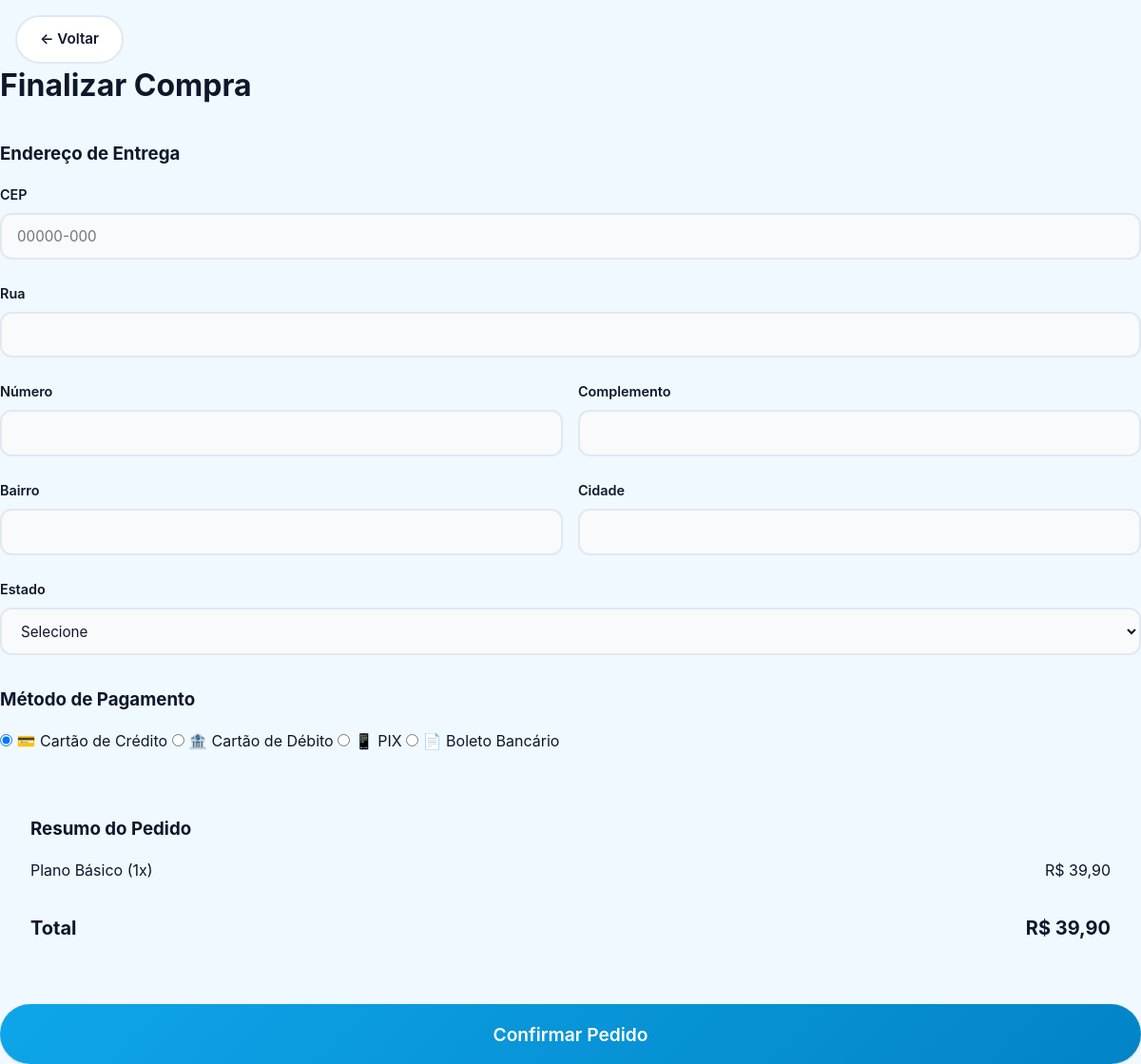
The page /checkout.php (signed in) on the database its author committed.
### tables this page shows
CREATE TABLE `carrinho` (
  `id` int(11) NOT NULL,
  `usuario_id` int(11) DEFAULT NULL,
  `produto_id` int(11) DEFAULT NULL,
  `quantidade` int(11) DEFAULT 1
);

CREATE TABLE `produto` (
  `id` int(11) NOT NULL,
  `nome` varchar(150) NOT NULL,
  `descricao` text DEFAULT NULL,
  `preco` decimal(10,2) NOT NULL,
  `quantidade` int(11) DEFAULT 0,
  `imagem` text DEFAULT NULL,
  `categoria_id` int(11) DEFAULT NULL,
  `criado_em` timestamp NOT NULL DEFAULT current_timestamp()
);

### php/functions.php (called while the page is built, shortened)
<?php
require_once 'config.php';
function getCarrinhoItens() {
    global $pdo;
    $stmt = $pdo->prepare("
        SELECT c.*, p.nome, p.preco, p.imagem, p.descricao
        FROM carrinho c
        JOIN produto p ON c.produto_id = p.id
        WHERE c.usuario_id = ?
    ");
    $stmt->execute([$_SESSION['usuario_id']]);
    return $stmt->fetchAll(PDO::FETCH_ASSOC);
}
?>

### checkout.php (the view, shortened to what this page needs)
<?php
require_once 'php/config.php';
require_once 'php/functions.php';
$itens = getCarrinhoItens();
$total = array_sum(array_map(function($item) {
    return $item['preco'] * $item['quantidade'];
}, $itens));
$stmt = $pdo->prepare("SELECT * FROM endereco WHERE usuario_id = ? AND principal = 1");
$stmt->execute([$_SESSION['usuario_id']]);
$endereco = $stmt->fetch(PDO::FETCH_ASSOC);
$tema = $_SESSION['tema'] ?? 'light';
?>
<!DOCTYPE html>
<html lang="pt-BR" data-theme="<?php echo $tema; ?>">
<head>
    <link rel="stylesheet" href="css/style.css">
</head>
<body>
    <a href="carrinho.php" class="back-btn" style="position: fixed; top: 1rem; left: 1rem; z-index: 100;">
        ← Voltar
    </a>
    <div class="checkout-container" style="margin-top: 4rem;">
        <h1 style="margin-bottom: 2rem; color: var(--gray-900);">Finalizar Compra</h1>
        <form action="php/processar_pedido.php" method="POST">
            <div style="margin-bottom: 2rem;">
                <h3 style="margin-bottom: 1rem;">Endereço de Entrega</h3>
                <?php if ($endereco): ?>
                    <div style="background: var(--gray-100); padding: 1.5rem; border-radius: var(--radius);">
                        <p><strong><?php echo htmlspecialchars($endereco['rua']); ?>, <?php echo htmlspecialchars($endereco['numero']); ?></strong></p>
                        <p><?php echo htmlspecialchars($endereco['complemento'] ?? ''); ?></p>
                        <p><?php echo htmlspecialchars($endereco['bairro']); ?> - <?php echo htmlspecialchars($endereco['cidade']); ?>/<?php echo htmlspecialchars($endereco['estado']); ?></p>
                        <p>CEP: <?php echo htmlspecialchars($endereco['cep']); ?></p>
                    </div>
                <?php else: ?>
                    <div class="form-group">
                        <label>CEP</label>
                        <input type="text" name="cep" required placeholder="00000-000">
                    </div>
                    <div class="form-group">
                        <label>Rua</label>
                        <input type="text" name="rua" required>
                    </div>
                    <div style="display: grid; grid-template-columns: 1fr 1fr; gap: 1rem;">
                        <div class="form-group">
                            <label>Número</label>
                            <input type="text" name="numero" required>
                        </div>
                        <div class="form-group">
                            <label>Complemento</label>
                            <input type="text" name="complemento">
                        </div>
                    </div>
                    <div style="display: grid; grid-template-columns: 1fr 1fr; gap: 1rem;">
                        <div class="form-group">
                            <label>Bairro</label>
                            <input type="text" name="bairro" required>
                        </div>
                        <div class="form-group">
                            <label>Cidade</label>
                            <input type="text" name="cidade" required>
                        </div>
                    </div>
                    <div class="form-group">
                        <label>Estado</label>
                        <select name="estado" required>
                            <option value="">Selecione</option>
                        </select>
                    </div>
                <?php endif; ?>
            </div>
            <div style="margin-bottom: 2rem;">
                <h3 style="margin-bottom: 1rem;">Método de Pagamento</h3>
                <div class="payment-methods">
                    <label class="payment-method">
                        <input type="radio" name="metodo_pagamento" value="cartao_credito" required>
                        <span>💳</span>
                        <span>Cartão de Crédito</span>
                    </label>
                    <label class="payment-method">
                        <input type="radio" name="metodo_pagamento" value="cartao_debito">
                        <span>🏦</span>
                        <span>Cartão de Débito</span>
                    </label>
                    <label class="payment-method">
                        <input type="radio" name="metodo_pagamento" value="pix">
                        <span>📱</span>
                        <span>PIX</span>
                    </label>
                    <label class="payment-method">
                        <input type="radio" name="metodo_pagamento" value="boleto">
                        <span>📄</span>
                        <span>Boleto Bancário</span>
                    </label>
                </div>
            </div>
            <div style="background: var(--gray-100); padding: 2rem; border-radius: var(--radius-lg); margin-bottom: 2rem;">
                <h3 style="margin-bottom: 1rem;">Resumo do Pedido</h3>
                <?php foreach ($itens as $item): ?>
                <div style="display: flex; justify-content: space-between; margin-bottom: 0.5rem;">
                    <span><?php echo htmlspecialchars($item['nome']); ?> (<?php echo (int) $item['quantidade']; ?>x)</span>
                    <span>R$ <?php echo number_format($item['preco'] * $item['quantidade'], 2, ',', '.'); ?></span>
                </div>
                <?php endforeach; ?>
                <div style="border-top: 2px solid var(--gray-300); margin-top: 1rem; padding-top: 1rem; display: flex; justify-content: space-between; font-size: 1.25rem; font-weight: 700;">
                    <span>Total</span>
                    <span>R$ <?php echo number_format($total, 2, ',', '.'); ?></span>
                </div>
            </div>
            <button type="submit" class="btn-plano" style="font-size: 1.2rem; padding: 1.2rem;">
                Confirmar Pedido
            </button>
        </form>
    </div>
</body>
</html>

### css/style.css (style rules this page uses)
:root { --primary: #0ea5e9; --primary-light: #38bdf8; --primary-dark: #0284c7; --secondary: #06b6d4; --accent: #22d3ee; --success: #10b981; --success-light: #d1fae5; --warning: #f59e0b; --warning-light: #fef3c7; --danger: #ef4444; --danger-light: #fee2e2; --info: #3b82f6; --info-light: #dbeafe; --bg-primary: #f0f9ff; --bg-secondary: #ffffff; --bg-tertiary: #f8fafc; --bg-hover: #e0f2fe; --text-primary: #0f172a; --text-secondary: #334155; --text-tertiary: #64748b; --text-muted: #94a3b8; --border-color: #e2e8f0; --border-light: #f1f5f9; --shadow-sm: 0 1px 2px rgba(0, 0, 0, 0.05); --shadow: 0 1px 3px rgba(0, 0, 0, 0.1), 0 1px 2px rgba(0, 0, 0, 0.06); --shadow-md: 0 4px 6px rgba(0, 0, 0, 0.07), 0 2px 4px rgba(0, 0, 0, 0.06); --shadow-lg: 0 10px 15px rgba(0, 0, 0, 0.1), 0 4px 6px rgba(0, 0, 0, 0.05); --shadow-xl: 0 20px 25px rgba(0, 0, 0, 0.1), 0 10px 10px rgba(0, 0, 0, 0.04); --radius-sm: 8px; --radius: 12px; --radius-lg: 16px; --radius-xl: 24px; --radius-full: 9999px; --transition: all 0.3s cubic-bezier(0.4, 0, 0.2, 1); --transition-fast: all 0.15s ease; --transition-slow: all 0.5s cubic-bezier(0.4, 0, 0.2, 1); }
* { margin: 0; padding: 0; box-sizing: border-box; }
html { scroll-behavior: smooth; }
body { font-family: 'Inter', -apple-system, BlinkMacSystemFont, 'Segoe UI', sans-serif; background: var(--bg-primary); color: var(--text-primary); line-height: 1.6; overflow-x: hidden; transition: background 0.3s ease, color 0.3s ease; min-height: 100vh; }
a { color: inherit; text-decoration: none; }
button { cursor: pointer; font-family: inherit; }
.back-btn { display: inline-flex; align-items: center; gap: 0.5rem; padding: 0.7rem 1.5rem; background: var(--bg-secondary); border: 2px solid var(--border-color); border-radius: var(--radius-full); color: var(--text-primary); font-weight: 600; cursor: pointer; transition: var(--transition); text-decoration: none; font-size: 0.95rem; }
.btn-plano { width: 100%; padding: 1rem; background: linear-gradient(135deg, var(--primary), var(--primary-dark)); color: white; border: none; border-radius: var(--radius-full); font-size: 1rem; font-weight: 600; cursor: pointer; transition: var(--transition); box-shadow: var(--shadow); }
.form-group { margin-bottom: 1.5rem; }
.form-group label { display: block; margin-bottom: 0.5rem; font-weight: 600; color: var(--text-primary); font-size: 0.9rem; }
.form-group input, .form-group select, .form-group textarea { width: 100%; padding: 0.8rem 1rem; border: 2px solid var(--border-color); border-radius: var(--radius); font-size: 0.95rem; transition: var(--transition-fast); background: var(--bg-tertiary); color: var(--text-primary); font-family: inherit; }

### rows shown on the page
carrinho: produto.nome "Plano Básico", quantidade "1", $item['preco'] * $item['quantidade'] "39,90", total "39,90"
